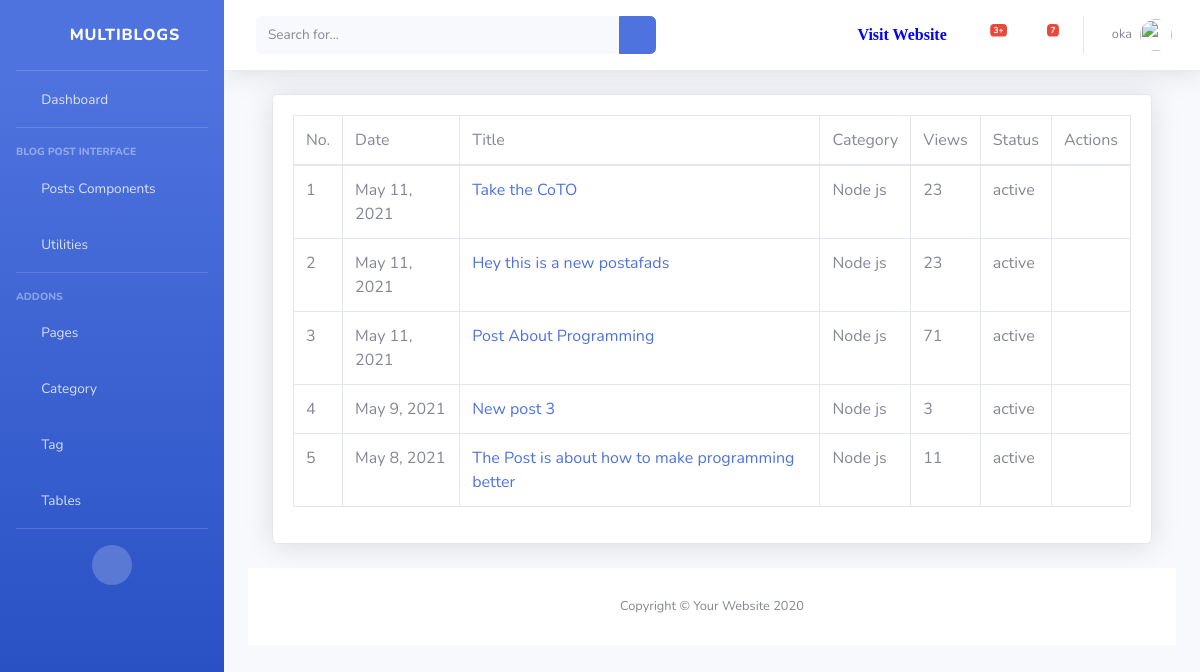
Page /dashboard/post/ (signed in) on the committed database.
### dashboard/models.py (models this page shows, shortened)
class Author(models.Model):
    author = models.OneToOneField(User, on_delete= models.CASCADE)
    email = models.EmailField(unique=True, blank=True, null=True)
    first_name = models.CharField(max_length=100, null=True, blank=True, verbose_name='First Name')
    last_name = models.CharField(max_length=100, null=True, blank=True,verbose_name='Last Name')
    designation = models.CharField(max_length=10, null=True)
    author_image = models.ImageField(upload_to='author/',verbose_name='Author Profile Image',blank=True, null=True)
    auth_status = models.CharField(max_length=100, null=True)
    class Meta:
        verbose_name_plural = 'Author'

### blog/models.py (models this page shows, shortened)
class Blog(models.Model):
    status = (
        ('active','active'),
        ('pending','pending')
    )
    title  = models.CharField(max_length=200, null=True)
    detail = models.TextField(max_length=2000, null=True)
    image = models.ImageField(upload_to='images/media', null=True, blank=True)
    catagories = models.ForeignKey(Catagory,on_delete=models.DO_NOTHING, null=True)
    tags = models.ManyToManyField(Tag, blank=True)
    status = models.CharField(max_length=20, choices=status, default='pending')
    author = models.ForeignKey(Author, on_delete=models.CASCADE)
    featured  = models.BooleanField(default=False)
    visit_count = models.IntegerField(default=0)
    visible = models.BooleanField(default=True)
    created_at = models.DateTimeField(auto_now_add=True)
    class Meta:
        verbose_name_plural = 'Blog'

class Catagory(models.Model):
    name = models.CharField(max_length=200, null=True)
    slug = models.SlugField(null=True)
    image = models.CharField(max_length=300, null=True, blank=True )
    description = models.CharField(max_length=500, null=True,blank=True, verbose_name='Description')
    class Meta:
        verbose_name_plural = 'Catagory'
    def __str__(self):
        return str(self.name)

### dashboard/views.py (the view)
# urls.py: path('post/', views.AllPost.as_view(), name='all_post'),
class AllPost(View):
    @method_decorator(login_required(login_url='login'))
    def dispatch(self,request,*args,**kwargs):
        return super().dispatch(request,*args,**kwargs)
    def get(self,request):
        user = request.user.author
        post = user.blog_set.all().order_by('-id')
        context = {
            'post':post
        }
        return render(request,'dashboard/post/all_post.html',context)

### blog/context_processors.py (called while the page is built)
def globalVariable(request):
    category = Catagory.objects.all()\
        .annotate(post_count=Count('blog'))\
        .filter(blog__isnull=False)\
        .order_by('-post_count')[:4]
    category_count = category.count()
    context = {
        'category':category,
        'cat_count':category_count
        }
    return context

### templates/dashboard/post/all_post.html (shortened to what this page needs)
{% extends 'dashboard/base/base.html' %}
{% block body %}
{% load humanize %}
<div class="container-fluid">
                    <div class="card shadow mb-4">
                        <div class="card-body">
                            <div class="table-responsive">
                                <table class="table table-bordered" id="dataTable" width="100%" cellspacing="0">
                                    <thead>
                                        <tr>
                                            <td>No. </td>
                                            <td> Date </td>
                                            <td> Title </td>
                                            <td> Category </td>
                                            <td> Views </td>
                                            <td> Status </td>
                                            <td> Actions </td>
                                        </tr>
                                    </thead>
                                    <tbody>
                                        {% for p in post %}
                                        <tr>
                                            <td>{{ forloop.counter }}</td>
                                            <td> {{ p.created_at|naturalday }}</td>
                                            <td><a href="{% url 'post' p.id %}">{{ p.title }}</a>  </td>
                                            <td> {{ p.catagories }} </td>
                                            <td> {{ p.visit_count }} </td>
                                            <td> {{ p.status }} </td>
                                            <td><a href="{% url 'edit_post' p.id %}"><i class="far fa-edit"></i></a>
                                                {% if p.visible == False %}
                                                    <a href="{% url 'visible' p.id %}"><i class="fas fa-eye"></i></a>
                                                {% else %}
                                                    <a href="{% url 'hidden' p.id %}"><i class="fas fa-eye-slash"></i></a>
                                                {% endif %}
                                            </td>
                                        </tr>
                                        {% endfor %}
                                    </tbody>
                                </table>
                            </div>
                        </div>
                    </div>
{% endblock %}

### templates/dashboard/base/base.html (shortened to what this page needs)
<!DOCTYPE html>
<html lang="en">
    {% load static %}
    {% load humanize %}
<head>
    {% load static %}
    <link href="{% static  'vendor/fontawesome-free/css/all.min.css' %}" rel="stylesheet" type="text/css">
    <link href="{% static 'css/sb-admin-2.min.css' %}" rel="stylesheet">
</head>
<body id="page-top">
    <div id="wrapper">
        <ul class="navbar-nav bg-gradient-primary sidebar sidebar-dark accordion" id="accordionSidebar">
            <a class="sidebar-brand d-flex align-items-center justify-content-center" href="index.html">
                <div class="sidebar-brand-icon rotate-n-15">
                    <i class="fas fa-laugh-wink"></i>
                </div>
                <div class="sidebar-brand-text mx-3">MultiBlogs</div>
            </a>
            <hr class="sidebar-divider my-0">
            {%  url 'dashboard' as url %}
            <li class="nav-item {% if request.path == url %} active {% endif %}">
                <a class="nav-link" href="{{ url }}">
                    <i class="fas fa-fw fa-tachometer-alt"></i>
                    <span>Dashboard</span></a>
            </li>
            <hr class="sidebar-divider">
            <div class="sidebar-heading">
                Blog Post Interface
            </div>
            <li class="nav-item">
                <a class="nav-link collapsed" href="#" data-toggle="collapse" data-target="#collapseTwo"
                    aria-expanded="true" aria-controls="collapseTwo">
                    <i class="fas fa-fw fa-cog"></i>
                    <span> Posts Components</span>
                </a>
            </li>
            <li class="nav-item">
                <a class="nav-link collapsed" href="#" data-toggle="collapse" data-target="#collapseUtilities"
                    aria-expanded="true" aria-controls="collapseUtilities">
                    <i class="fas fa-fw fa-wrench"></i>
                    <span>Utilities</span>
                </a>
            </li>
            <hr class="sidebar-divider">
            <div class="sidebar-heading">
                Addons
            </div>
            <li class="nav-item">
                <a class="nav-link collapsed" href="#" data-toggle="collapse" data-target="#collapsePages"
                    aria-expanded="true" aria-controls="collapsePages">
                    <i class="fas fa-fw fa-folder"></i>
                    <span>Pages</span>
                </a>
            </li>
            <li class="nav-item">
                <a class="nav-link" href="{% url 'category' %}">
                    <i class="fas fa-fw fa-chart-area"></i>
                    <span>Category</span></a>
            </li>
            <li class="nav-item">
                <a class="nav-link" href="{% url 'tag' %}">
                    <i class="fas fa-fw fa-chart-area"></i>
                    <span>Tag</span></a>
            </li>
            <li class="nav-item">
                <a class="nav-link" href="tables.html">
                    <i class="fas fa-fw fa-table"></i>
                    <span>Tables</span></a>
            </li>
            <hr class="sidebar-divider d-none d-md-block">
            <div class="text-center d-none d-md-inline">
                <button class="rounded-circle border-0" id="sidebarToggle"></button>
            </div>
        </ul>
        <div id="content-wrapper" class="d-flex flex-column">
            <div id="content">
                <nav class="navbar navbar-expand navbar-light bg-white topbar mb-4 static-top shadow">
                    <form
                        class="d-none d-sm-inline-block form-inline mr-auto ml-md-3 my-2 my-md-0 mw-100 navbar-search">
                        <div class="input-group">
                            <input type="text" class="form-control bg-light border-0 small" placeholder="Search for..."
                                aria-label="Search" aria-describedby="basic-addon2">
                            <div class="input-group-append">
                                <button class="btn btn-primary" type="button">
                                    <i class="fas fa-search fa-sm"></i>
                                </button>
                            </div>
                        </div>
                    </form>
                    <ul class="navbar-nav ml-auto">
                        <li class="nav-item mx-1"> <a class="nav-link" style="color:blue" href="{% url 'home' %}" target="_blank"> <i class="fa fa-link"> Visit Website</i> </a></li>
                        <li class="nav-item dropdown no-arrow mx-1">
                            <a class="nav-link dropdown-toggle" href="#" id="alertsDropdown" role="button"
                                data-toggle="dropdown" aria-haspopup="true" aria-expanded="false">
                                <i class="fas fa-bell fa-fw"></i>
                                <span class="badge badge-danger badge-counter">3+</span>
                            </a>
                        </li>
                        <li class="nav-item dropdown no-arrow mx-1">
                            <a class="nav-link dropdown-toggle" href="#" id="messagesDropdown" role="button"
                                data-toggle="dropdown" aria-haspopup="true" aria-expanded="false">
                                <i class="fas fa-envelope fa-fw"></i>
                                <span class="badge badge-danger badge-counter">7</span>
                            </a>
                        </li>
                        <li class="nav-item dropdown no-arrow">
                            <a class="nav-link dropdown-toggle" href="#" id="userDropdown" role="button"
                                data-toggle="dropdown" aria-haspopup="true" aria-expanded="false">
                                <span class="mr-2 d-none d-lg-inline text-gray-600 small">{{ user.author.author.username }}</span>
                                {% if user.author.author_image %}
                                <img class="img-profile rounded-circle"
                                    src="{{ user.author.author_image.url }}">
                                {% else %}
                                <img class="img-profile rounded-circle" src="https://www.pngarts.com/files/11/Avatar-PNG-Transparent-Image.png" alt="">
                                {% endif %}
                            </a>
                        </li>
                    </ul>
                </nav>
                <div class="container-fluid">
                {% block body %}{% endblock %}
            </div>
            <footer class="sticky-footer bg-white" style="bottom: 0;">
                <div class="container my-auto">
                    <div class="copyright text-center my-auto">
                        <span>Copyright &copy; Your Website 2020</span>
                    </div>
                </div>
            </footer>
        </div>
    </div>
</body>
</html>

### rows in the picture
Blog: created_at "May 11, 2021", title "Take the CoTO", catagories "Node js", visit_count "23", status "active", visible True (drawn)
Blog: created_at "May 11, 2021", title "Hey this is a new postafads", catagories "Node js", visit_count "23", status "active", visible True (drawn)
Blog: created_at "May 11, 2021", title "Post About Programming", catagories "Node js", visit_count "71", status "active", visible True (drawn)
Blog: created_at "May 9, 2021", title "New post 3", catagories "Node js", visit_count "3", status "active", visible True (drawn)
Blog: created_at "May 8, 2021", title "The Post is about how to make programming better", catagories "Node js", visit_count "11", status "active", visible True (drawn)

### other values in the picture
{{ user.author.author.username }} "oka"
